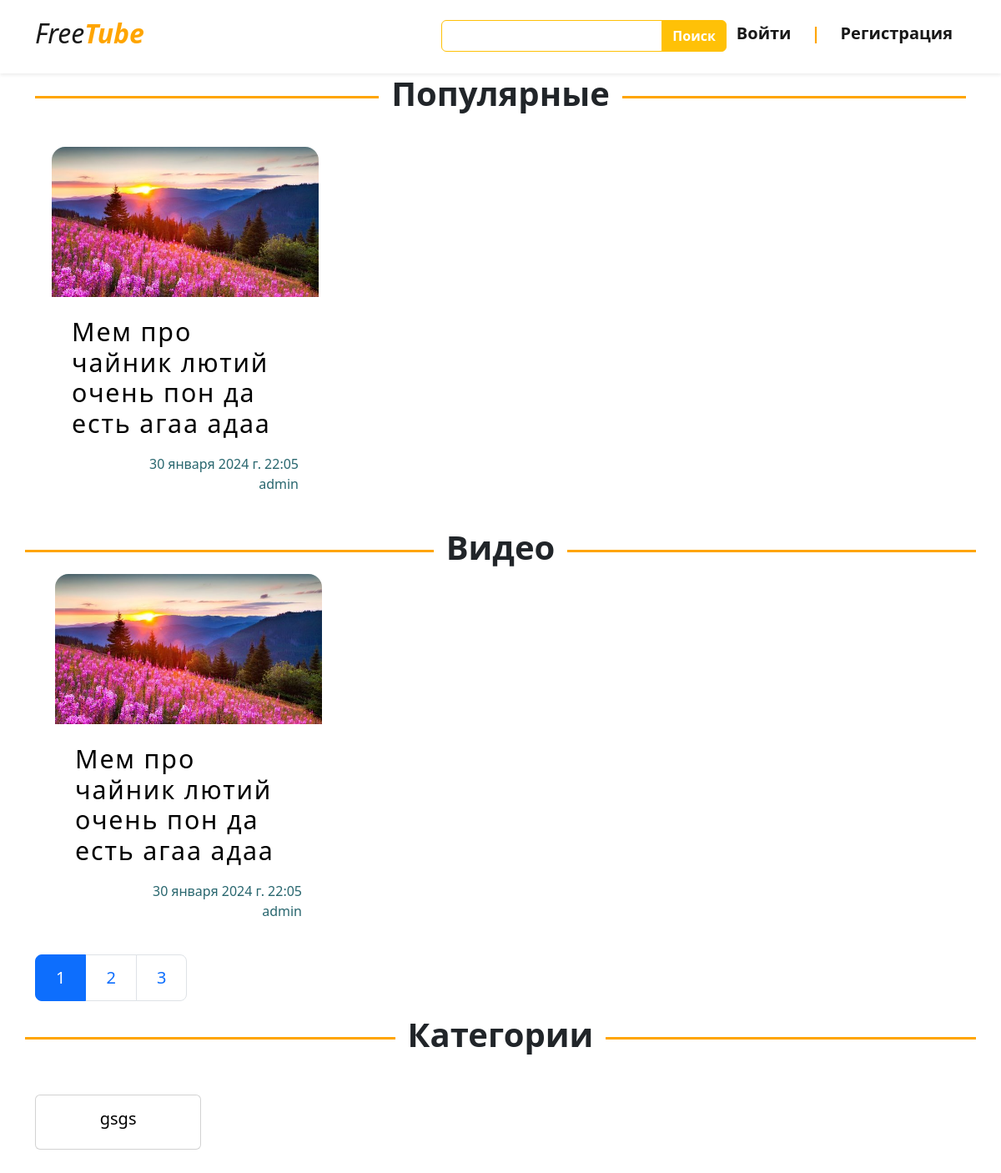
The page / on the database its author committed.
### video/models.py (models this page shows, shortened)
class Post(models.Model):
    author =  models.ForeignKey(User, on_delete=models.CASCADE, null = True , blank = True)
    title = models.CharField(max_length=255)
    description = models.TextField()
    preview = models.ImageField(upload_to = 'post_previews/')
    video = models.FileField(upload_to='post_videos/')
    date = models.DateTimeField(default = timezone.now)
    published = models.BooleanField(default = False)
    category = models.ManyToManyField('Category')
    featured = models.BooleanField(default= False)
    slug = models.SlugField(unique = True)
    class  Meta:
        verbose_name = 'Видео'
        verbose_name_plural = 'Видео'
    def get_link(self):
        return reverse('post_detail_url', kwargs= {'slug': self.slug})

class Category(models.Model):
    title = models.CharField(max_length = 255)
    slug = models.SlugField(unique = True)
    class Meta:
        verbose_name = 'Категория'
        verbose_name_plural = 'Категории'
    def get_link(self):
        return reverse('category_detail_url', kwargs= {'slug': self.slug})

### video/views.py (the view)
# urls.py: path('', views.index, name='index'),
def index(request):
    posts = Post.objects.filter(published=True).order_by('-date')[:9]
    featureds = Post.objects.filter(featured = True).order_by('-date')[:5]
    categories = Category.objects.all()
    context = {'posts' : posts, 'featureds' : featureds, 'categories' : categories}
    return render(request, 'index.html', context)

### video/templates/index.html (shortened to what this page needs)
{% extends 'base.html' %}
{% block content %}
<div class="container">
    <h1 class="line"><b>Популярные</b></h1>
    <div class="row">
    <div class="row row-cols-1 row-cols-md-5 g-3">
    {% for post in featureds %}
    <div class="col">
    <section class="articles">
      <article>
        <div class="article-wrapper">
          <figure>
            <a href="{{post.get_link}}">
            <img src="{{post.preview.url}}" alt="" />
          </figure>
          <div class="article-body">
            <h2>{{post.title}}</h2>
            <p class="text-end">
              {{post.date}}
              <br>
              {{post.author}}
            </p>
          </div>
        </div>
      </article>
    </section>
    </div>
    {% endfor %}
  </div>
    <h1 class="line"><b>Видео</b></h1>
    <div class="row">
      <div class="row row-cols-md-3">
    {% for post in posts %}
    <div class="col">
      <section class="articles">
        <article>
          <div class="article-wrapper">
            <figure>
              <a href="{{post.get_link}}">
              <img src="{{post.preview.url}}" alt="" />
            </figure>
            <div class="article-body">
              <h2>{{post.title}}</h2>
              <p class="text-end">
                {{post.date}}
                <br>
                {{post.author}}
              </p>
            </div>
          </div>
        </article>
      </section>
      </div>
    {% endfor %}
    </div>
    <nav aria-label="...">
      <ul class="pagination pagination-lg">
        <li class="page-item active" aria-current="page">
          <span class="page-link">1</span>
        </li>
        <li class="page-item"><a class="page-link" href="#">2</a></li>
        <li class="page-item"><a class="page-link" href="#">3</a></li>
      </ul>
    </nav>
  </div>
    <h1 class="line"><b>Категории</b></h1>
    <div class="row mt-3 row-cols-1 row-cols-md-5 g-4">
      {% for category in categories %}
      <div class="col">
        <div class="card cover-card">
         <a href="{{category.get_link}}">
          <div class="card-body">
            <h5 class="card-title" style="text-align: center;">
              <a href="{{category.get_link}}">{{category.title}}</a>
            </h5>
          </div>
        </div>
      </div>
      {% endfor %}
    </div>
  </div>
{% endblock %}

### video/static/css/style.css (style rules this page uses)
.line { position: relative; z-index: 1; overflow: hidden; text-align: center; }
.line:before, .line:after { content: ''; display: inline-block; width: 100%; height: 3px; background: orange; z-index: -1; position: relative; vertical-align: middle; }
.line:before { right: 15px; margin: 0 0 0 -100%; }
.line:after { left: 15px; margin: 0 -100% 0 0; }
nav { position: sticky; }
article { --img-scale: 1.001; --title-color: black; --link-icon-translate: -20px; --link-icon-opacity: 0; position: relative; border-radius: 16px; box-shadow: none; background: #fff; transform-origin: center; transition: all 0.4s ease-in-out; overflow: hidden; }
article a::after { position: absolute; inset-block: 0; inset-inline: 0; cursor: pointer; content: ""; }
article h2 { margin: 0 0 18px 0; font-size: 1.9rem; letter-spacing: 0.06em; color: var(--title-color); transition: color 0.3s ease-out; }
figure { margin: 0; padding: 0; aspect-ratio: 16 / 9; overflow: hidden; }
article img { max-width: 100%; transform-origin: center; transform: scale(var(--img-scale)); transition: transform 0.4s ease-in-out; }
.article-body { padding: 24px; }
article a { display: inline-flex; align-items: center; text-decoration: none; color: #28666e; }
*, *::before, *::after { box-sizing: border-box; }
.articles { display: grid; max-width: 1200px; margin-inline: auto; padding-inline: 24px; grid-template-columns: repeat(auto-fill, minmax(320px, 1fr)); gap: 24px; }

### rows shown on the page
Post: preview (picture), title "Мем про чайник лютий очень пон да есть агаа адаа", date "30 января 2024 г. 22:05", author "admin"
Category: title "gsgs"
